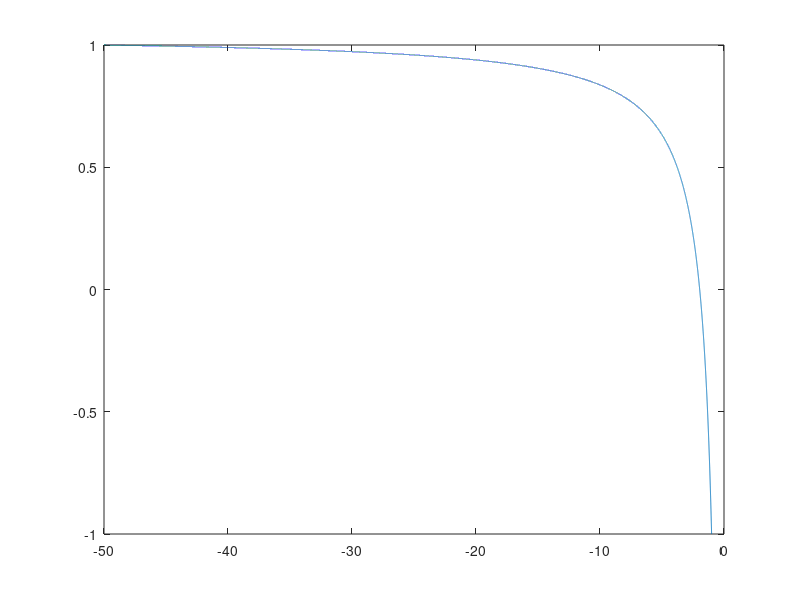
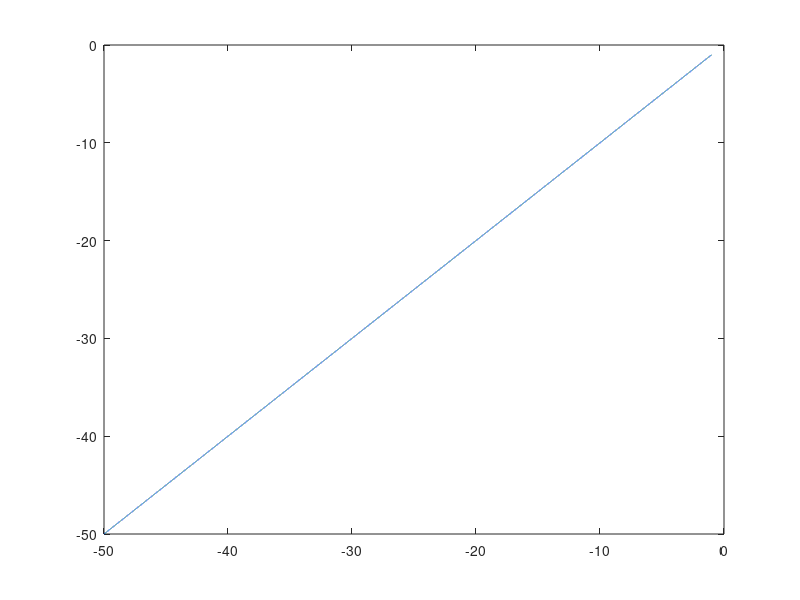

These figures' MATLAB source, in order:
n        = 1;
f        = 50;
z        = -f:0.001:-n;
z_norm   = zeros(1,length(z));
z_turn   = zeros(1,length(z));
for i = 1:length(z)
z_norm(i)   = (f + n) / (f - n) + 2 * f * n / (f - n) / z(i);
z_turn(i)   = (2 * f * n) / ((f - n) * z_norm(i) - (f + n));
end
figure(1);
plot(z,z_norm);
figure(2);
plot(z,z_turn);